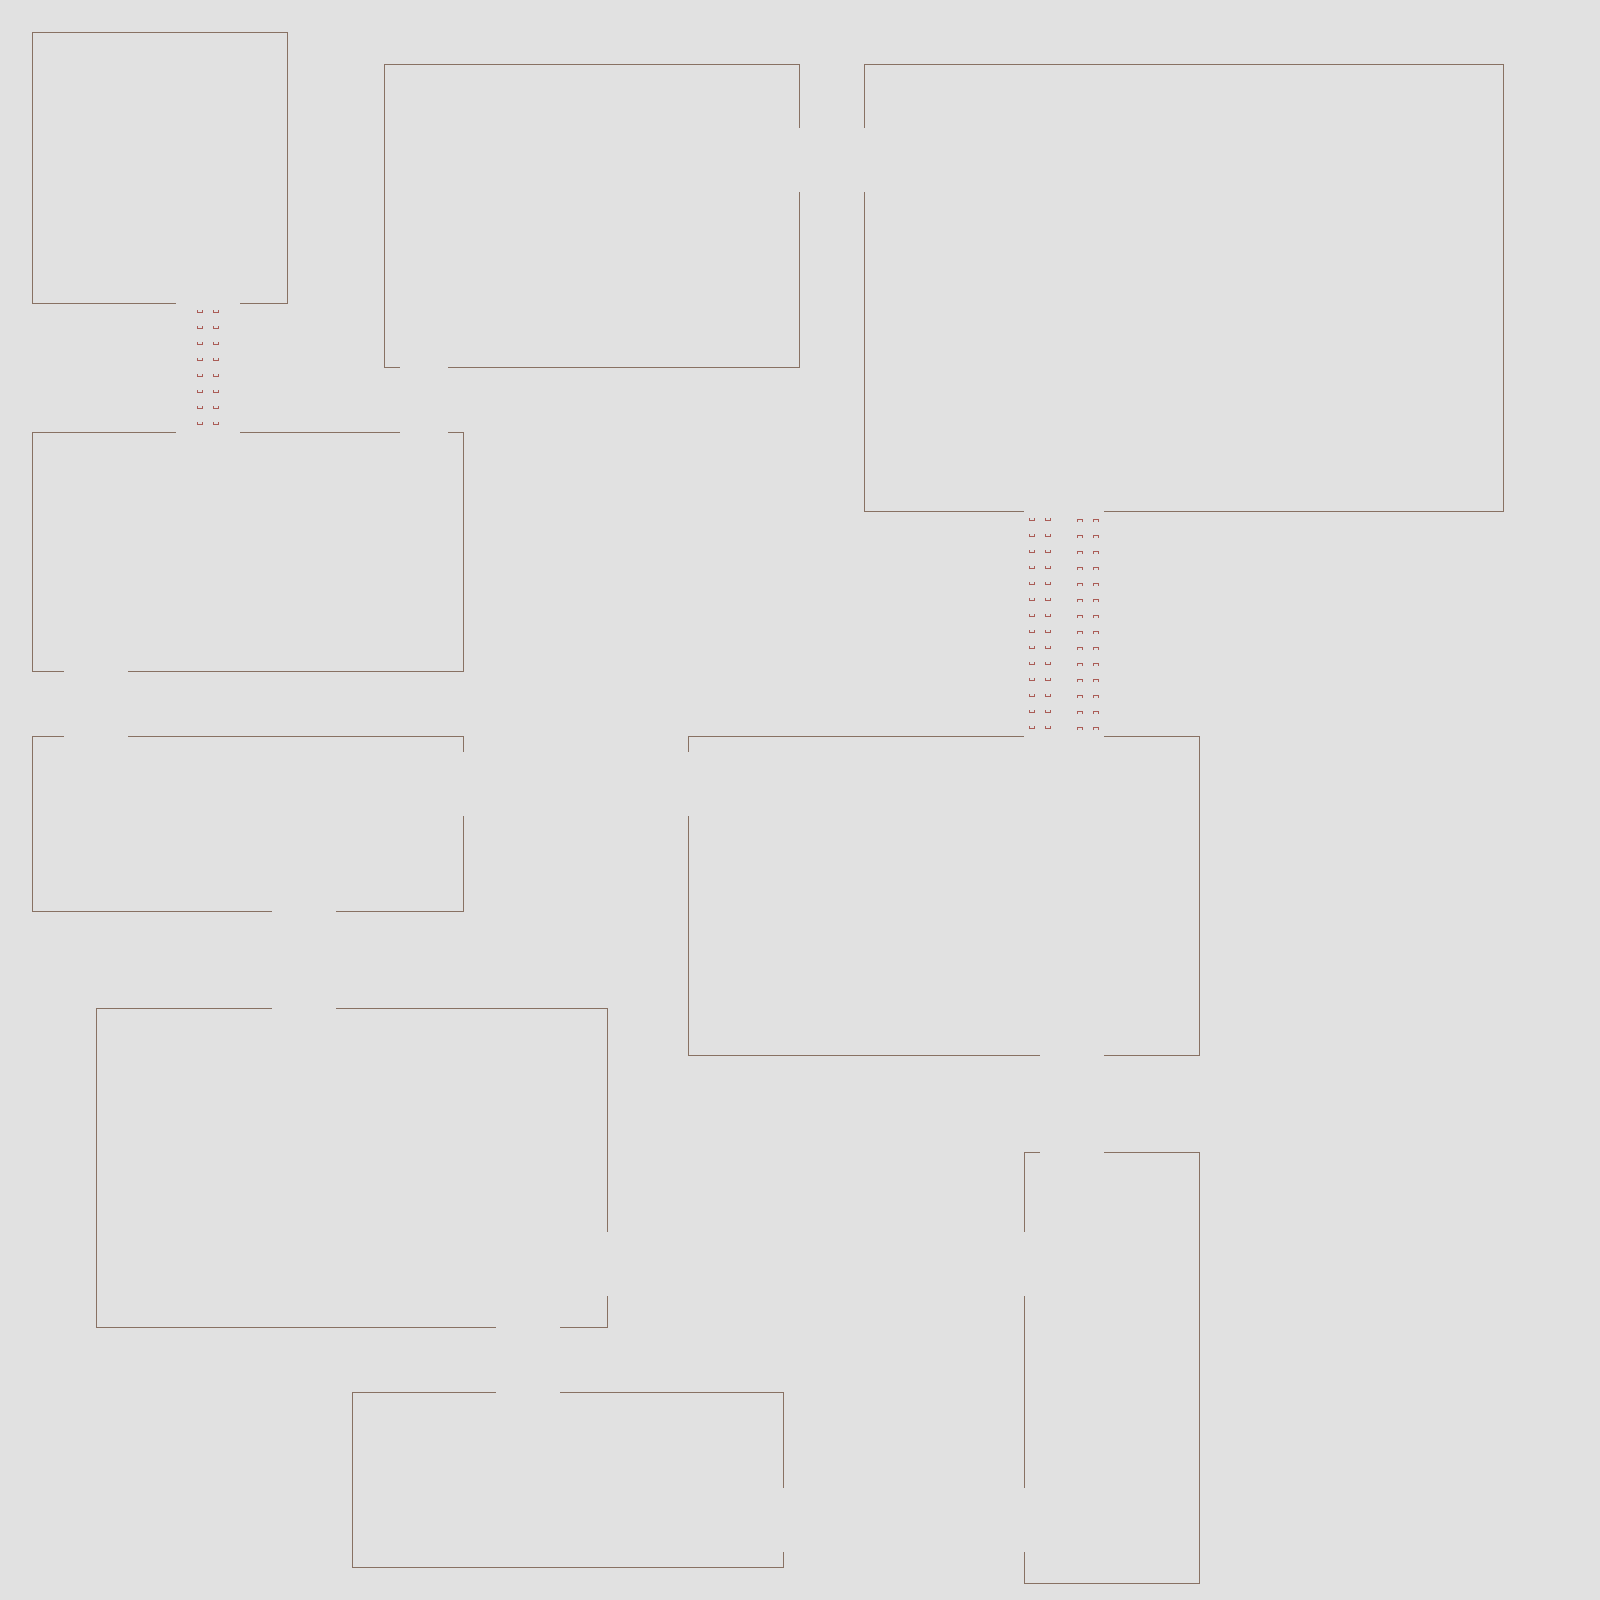

Below is a game level as drawn by its tile map, then a one-line description and the .tmx that defines it (tile-layer data replaced by summaries):
An orthogonal 100x100 tile map with 16x16 px tiles, 2 tile layers (features, structure) and 5 objects (5x tree).

<map version="1.2" tiledversion="1.3.3" orientation="orthogonal" renderorder="right-down" compressionlevel="0" width="100" height="100" tilewidth="16" tileheight="16" infinite="0" backgroundcolor="#e1e1e1" nextlayerid="5" nextobjectid="9">
 <properties>
  <property name="stage" type="int" value="4" />
 </properties>
 <tileset firstgid="1" source="world_tiles.tsx" />
 <objectgroup id="4" name="nature">
  <object id="3" name="tree 1" type="tree" x="240" y="64" width="16" height="16">
   <properties>
    <property name="stage" type="int" value="7" />
   </properties>
  </object>
  <object id="4" name="tree 2" type="tree" x="48" y="448" width="16" height="16">
   <properties>
    <property name="stage" type="int" value="1" />
   </properties>
  </object>
  <object id="5" name="tree 3" type="tree" x="1168" y="1024" width="16" height="16">
   <properties>
    <property name="stage" type="int" value="1" />
   </properties>
  </object>
  <object id="6" name="tree 4" type="tree" x="368" y="1536" width="16" height="16">
   <properties>
    <property name="stage" type="int" value="6" />
   </properties>
  </object>
  <object id="8" name="tree 5" type="tree" x="1456" y="96" width="16" height="16">
   <properties>
    <property name="stage" type="int" value="10" />
   </properties>
  </object>
 </objectgroup>
 <layer id="3" name="features" width="100" height="100">
  <data>[10000 cells, 72 non-empty, 1 distinct tile ids]</data>
 </layer>
 <layer id="1" name="structure" width="100" height="100">
  <data>[10000 cells, 688 non-empty, 2 distinct tile ids]</data>
 </layer>
</map>
